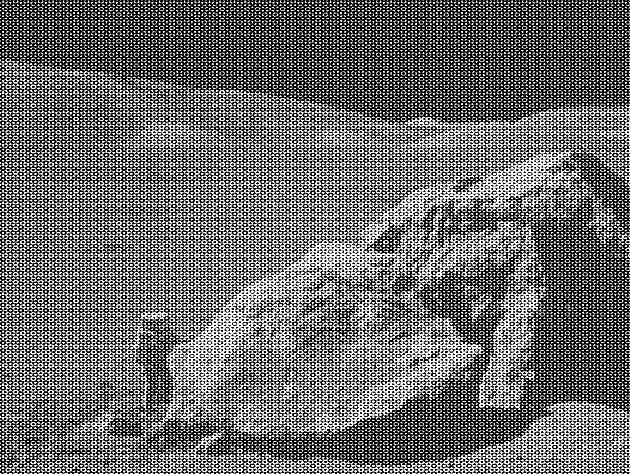
#> input picture moonlanding.png, 630 x 474 px
$ jupyter execute --allow-errors 09ex_algorithms_francesco_mazzo_2019280.ipynb
#> lines starting #> are read from the running program, lines starting #| are printed output that depends on the picture
1\. **Hurricanes per Year**

The number of hurricanes in 2005 was 15. The historic average is 6.3. Is this number signficantly different?
- Assume the number of hurricanes is random, i.e. follows the Poisson distribution.
- Assume as statistically significant a probability that has a Z score of 3 or larger with respect a normal distribution.

**Hint**: compute the probability that in a single year are observed 15 or more hurricances.

[cell 1]
from math import sqrt, pi, erf
import numpy as np
import matplotlib.pyplot as plt
from scipy import stats

mu = 6.3 # Historic average.
x_bar = 15 # The number of hurricanes in 2005.
sigma = mu**0.5 # std for the Poisson distribution.
Z = abs(x_bar - mu)/sigma # Z score.
print('Z =',Z)

# Plot the Poisson distribution.
w = mu - x_bar
x = np.arange(stats.poisson.ppf(0.01, mu), stats.poisson.ppf(0.9999, mu))
y = stats.poisson.pmf(x, mu)
plt.plot(x, y)
plt.fill_between(x, y, where=np.abs(x - mu) > x_bar, color='lightblue')
plt.axvline(x_bar, linestyle='--', color='red')
plt.axvline(mu, linestyle='--', color='lightblue')
plt.ylabel('p(x)',size=14)
plt.xlabel('x',size=14)
plt.title('Measurements with Poisson pdf',size=16)
#> (the rest of this cell did not finish here and is left out)

2\. **Pairwise t-test**

In an experiment, a group of 10 individuals agreed to participate in a study of blood pressure changes following exposure to halogen lighting. Resting systolic blood pressure was recorded for each individual. The participants were then exposed to 20 minutes in a room lit only by halogen lamps. A post-exposure systolic blood pressure reading was recorded for each individual. The results are presented in the following data set:

```python
pre = np.array([120, 132, 120, 110, 115, 128, 120, 112, 110, 100])
post = np.array([140, 156, 145, 130, 117, 148, 137, 119, 127, 135])
```

Determine whether the change in blood pressures within our sample was statistically significant.

**Hint:**
in this case, the Student's $t$-test should be performed to compare the two datasets.
Use the following test statistics:

$$T = \frac{\bar{x}_1 - \bar{x}_2}{\sigma \sqrt{\frac{2}{n}}}$$

and

$$\sigma = \sqrt{\frac{\sigma_1^2 + \sigma_2^2}{2}}$$

[cell 2]
# Data vectors.
pre = np.array([120, 132, 120, 110, 115, 128, 120, 112, 110, 100])
post = np.array([140, 156, 145, 130, 117, 148, 137, 119, 127, 135])

# T test.
n = len(pre)
sigma = sqrt((np.std(pre)**2+np.std(post)**2)/2)
T = (np.mean(pre)-np.mean(post))/(sigma*sqrt(2/(n-1)))
print('T =',T)

# Compute the p-value.
pvalue = stats.t.cdf(T, n - 1) + (1. - stats.t.cdf(-T, n - 1))
print("p-value =", pvalue)
print('Since the p-value is less than 0.05/2, the change in blood pressures is statistically significant.')

3\. **FFT of a simple dataset**

Perform a periodicity analysis on the lynxs-hares population, i.e. determine what is the period of the population of these animals.

[cell 3]
from scipy import fftpack
from scipy.optimize import curve_fit

# Read the data.
#> (the rest of this cell did not finish here and is left out)

4\. **FFT of an image**

Write a filter that removes the periodic noise from the `moonlanding.png` image by using a 2-dimensional FFT.

* Import the image as a 2D numpy array using `plt.imread("moonlanding.png")`. Examine the image with `plt.imshow()`, which is heavily contaminated with periodic noise.
* Check the documentation of the `scipy.fftpack` package, and find the method that performs a 2D FFT. Plot the spectrum (Fourier transform of) the image. **Hint**: use `LogNorm` to plot the colors in log scale:
```Python
from matplotlib.colors import LogNorm
plt.imshow(image, norm=LogNorm(vmin=5))
```
* Inspect the spectrum, and try to locate the regions of the power spectrum that contain the signal and those which contain the periodic noise. Use array slicing to set the noise regions to zero.
* Apply the inverse Fourier transform to plot the resulting image.

[cell 4]
from matplotlib.colors import LogNorm
from scipy.fftpack import fft2, ifft2

# Read the image.
image = plt.imread("moonlanding.png")
#> image is the input picture: shape (474, 630) float32; min 0, max 1, mean 0.424

# Show the image.
fig1 = plt.figure(figsize=(6, 6))
plt.imshow(image, plt.cm.gray)
plt.title('Original image',size=14)
plt.show()

# 2-dimensional FFT of the image
X = fft2(image)

# Plot of the spectrum of the image.
fig2 = plt.figure(figsize=(6, 6))
plt.imshow(abs(X), norm=LogNorm(vmin=5))
plt.title('Spectrum of the original image',size=14)
plt.show()
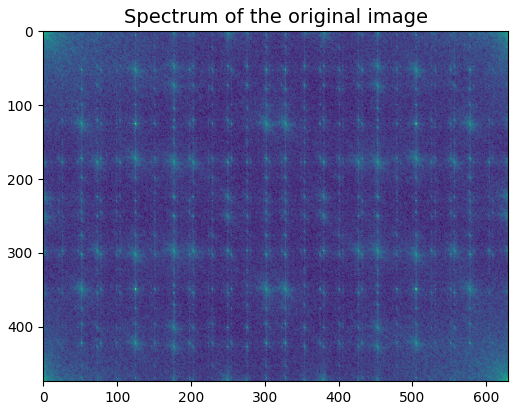
#> figure drawn by matplotlib, 1 panel

# Build the filter.
filter_len = 8
for i in range(1,filter_len):
    # Zooming the spectrum of the original image we can find the frequencies at which the noise is present.
    # Hence, we can try to remove the noise nulling those frequencies.
    X[:,i:610:25] = 0
    X[70+i:430:50,:] = 0

# Show the spectrum of the filtered image.
fig3 = plt.figure(figsize=(6, 6))
plt.imshow(abs(X), norm=LogNorm(vmin=5))
plt.title('Spectrum of the filtered image',size=14)
plt.show()
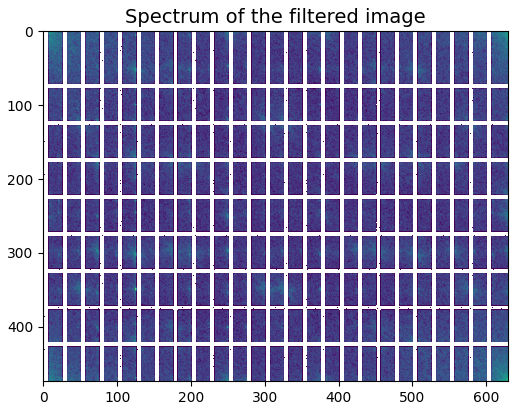
#> figure drawn by matplotlib, 1 panel

# Show the filtered image.
fig4 = plt.figure(figsize=(6, 6))
plt.imshow(abs(ifft2(X)), plt.cm.gray)
plt.title('Filtered image',size=14)
plt.show()
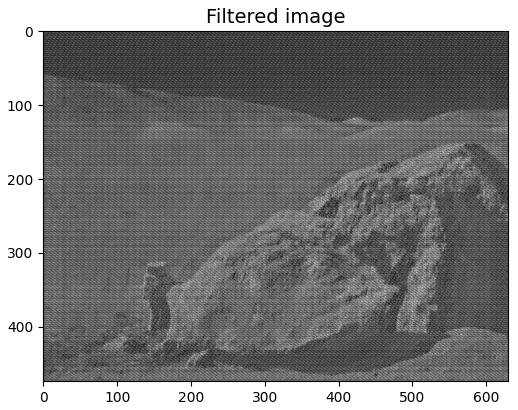
#> figure drawn by matplotlib, 1 panel
